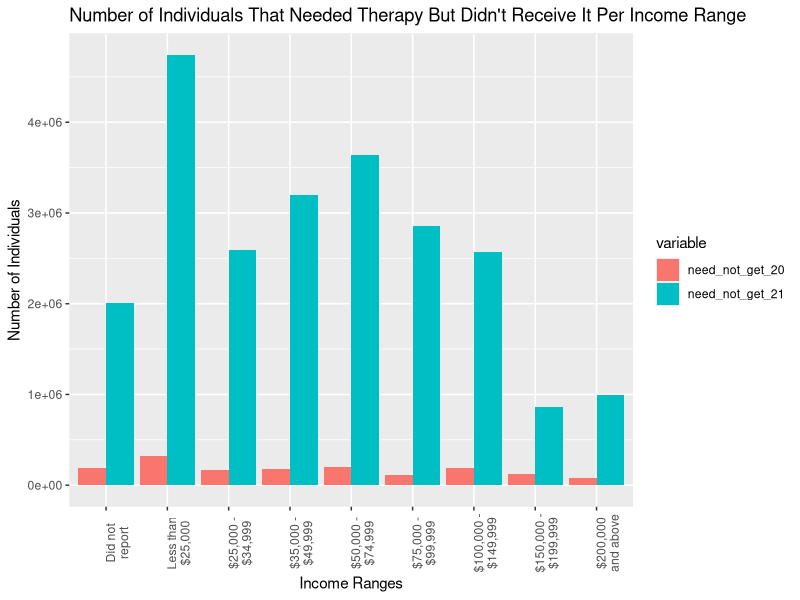
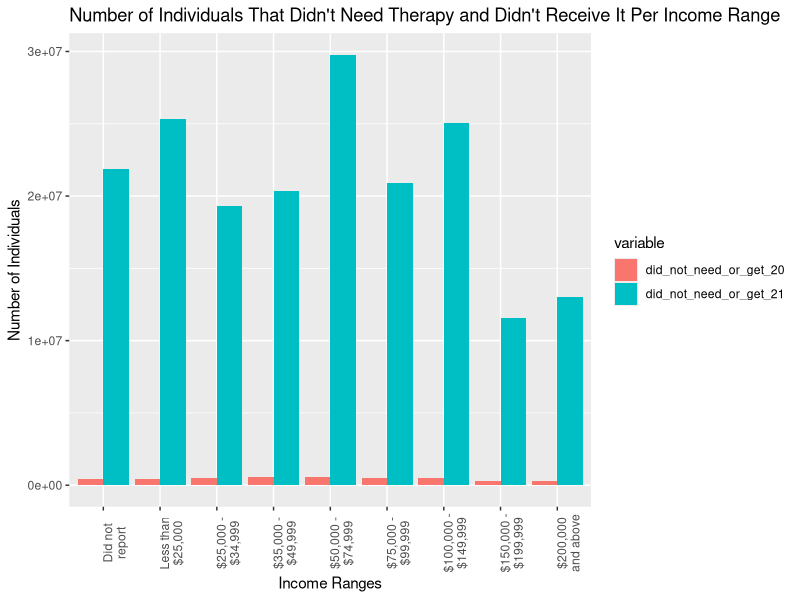
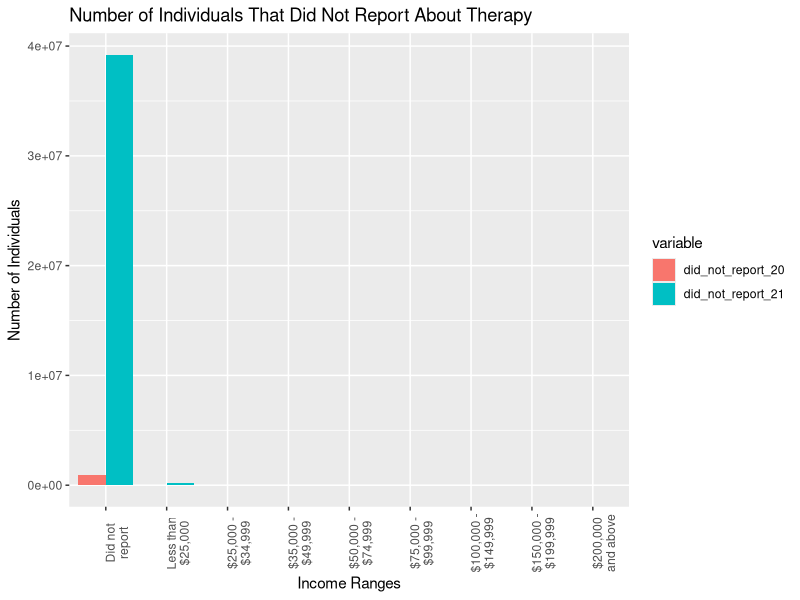
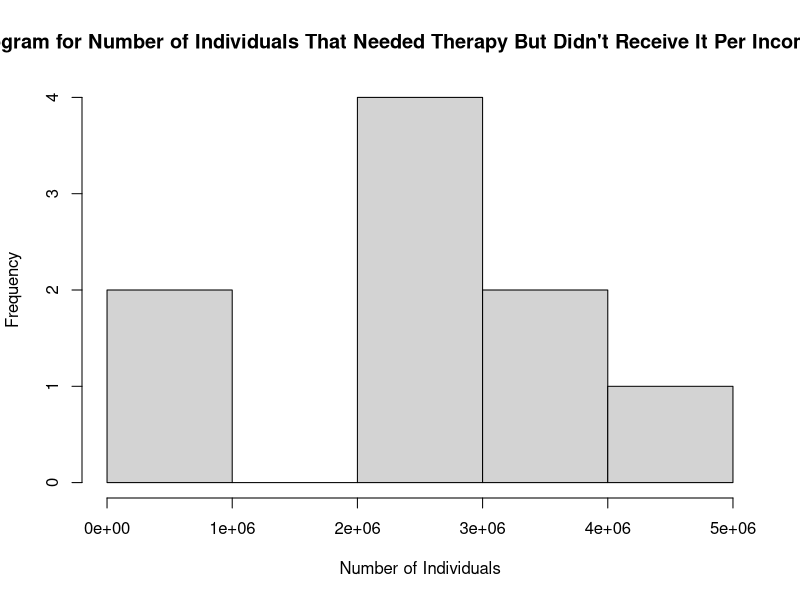
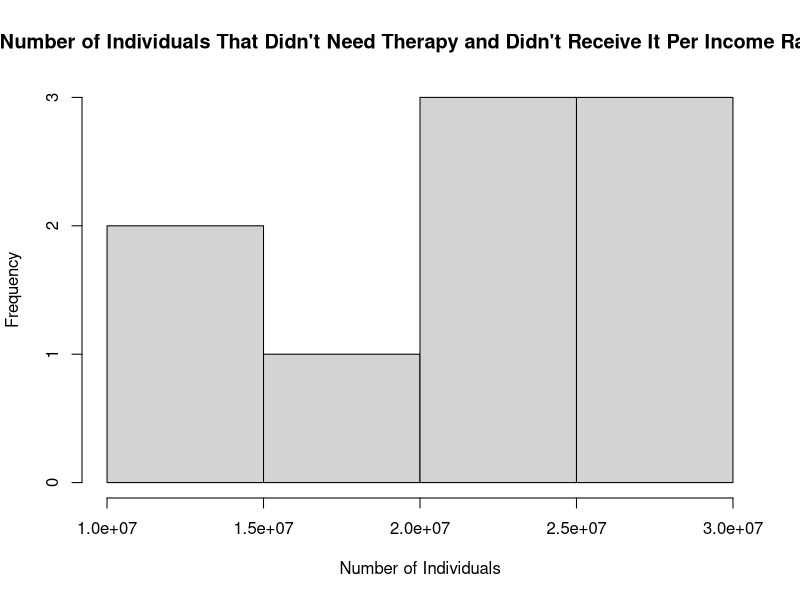
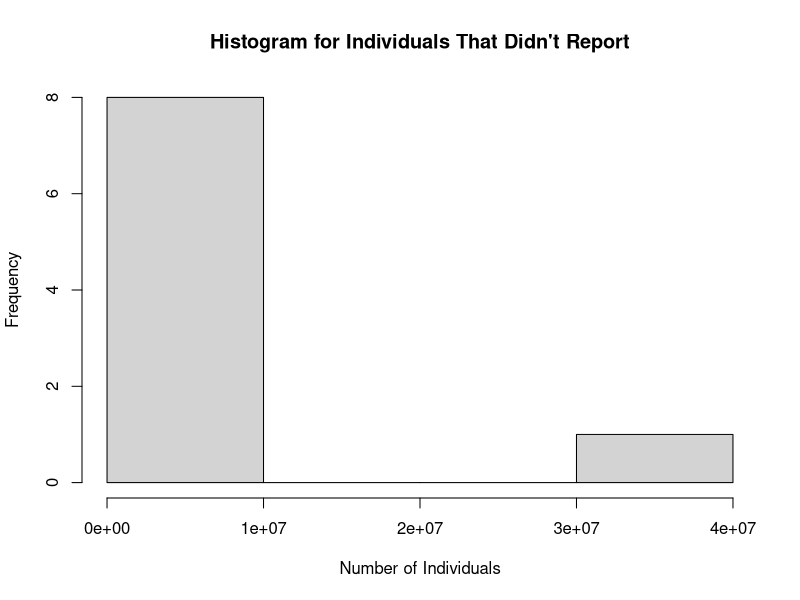
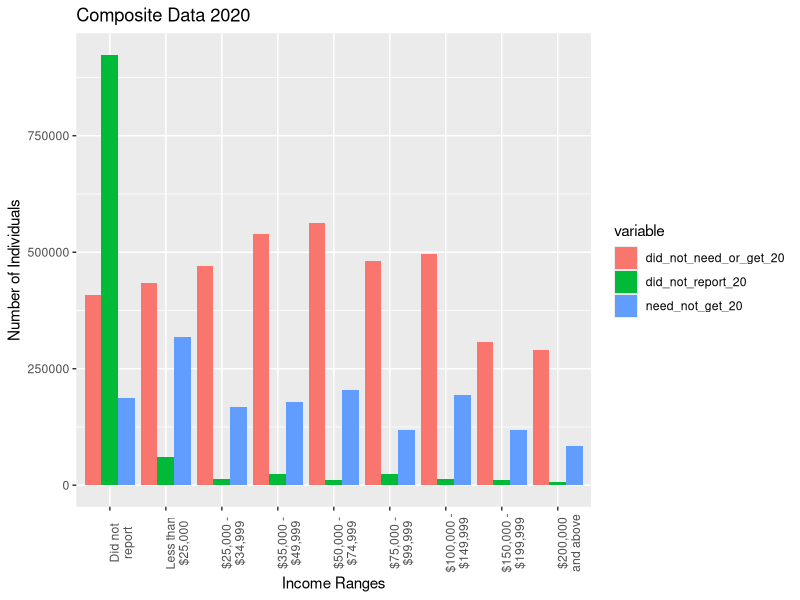
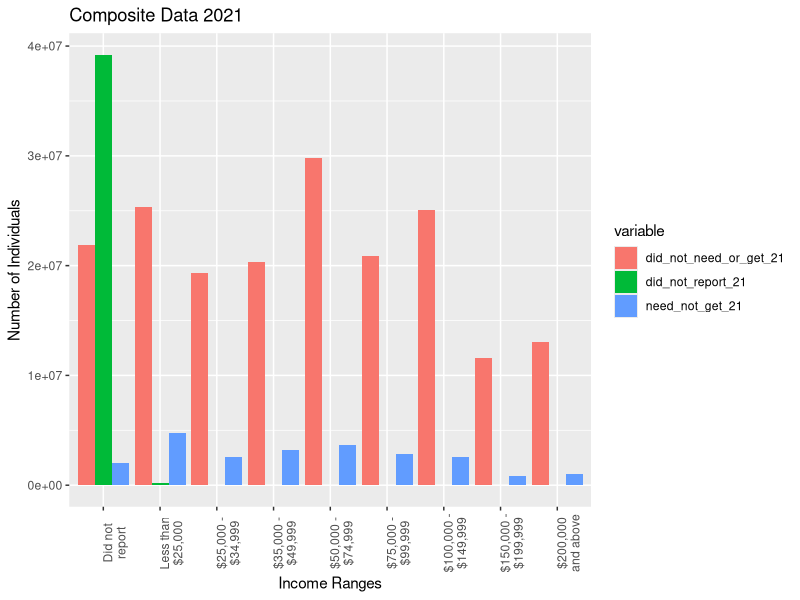

The R source for these figures, in order:
## ---- chunk 1
#reading raw data from CDC Pulse Survey for Mental Health during COVID (2 weeks in Dec 2020 and 2021)
twenty_data <- read.csv("health4_se_week21_dec9to21_2020.xlsx - US.csv")
twentyone_data <- read.csv("health4_week40_dec1to13_2021.xlsx - US.csv")

twenty_data
twentyone_data

#this data is not tidy, so we are extracting data columns/rows of interest and cleaning it up below
## ---- chunk 2
#removing unnecessary data rows from dataset and isolating just the income data

income_mental_health_2020 <- twenty_data[-c(1:54, 64:74), ]
income_mental_health_2021 <- twentyone_data[-c(1:73, 83:129), ]

income_mental_health_2020
income_mental_health_2021
## ---- chunk 3
#removing unnecessary data columns from dataset and isolating just the income data

total_income_mental_health_2020 <- subset(income_mental_health_2020, select = -c(X:X.3, X.7:X.9))
total_income_mental_health_2021 <- subset(income_mental_health_2021, select = -c(X:X.3, X.7:X.9))

total_income_mental_health_2020
total_income_mental_health_2021

#renaming columns and merging datasets

names(total_income_mental_health_2020)[names(total_income_mental_health_2020) == 'Standard.Error.Health.Table.4..Mental.Health.Activities.in.the.Last.4.Weeks..by.Select.Characteristics..United.States'] <- 'income'

names(total_income_mental_health_2020)

names(total_income_mental_health_2021)[names(total_income_mental_health_2021) == 'Health.Table.4..Mental.Health.Activities.in.the.Last.4.Weeks..by.Select.Characteristics..United.States'] <- 'income'

names(total_income_mental_health_2021)

merged_data <- merge(total_income_mental_health_2020,total_income_mental_health_2021, by= "income")
merged_data

#renaming columns for clarity

names(merged_data)[names(merged_data) == 'X.4.x'] <- 'Need Counseling Not Get 20'
names(merged_data)[names(merged_data) == 'X.5.x'] <- 'Did Not Need Not Get 20'
names(merged_data)[names(merged_data) == 'X.6.x'] <- 'Did Not Report 20'

names(total_income_mental_health_2020)

names(merged_data)[names(merged_data) == 'X.4.y'] <- 'Need Counseling Not Get 21'
names(merged_data)[names(merged_data) == 'X.5.y'] <- 'Did Not Need Not Get 21'
names (merged_data)[names(merged_data) == 'X.6.y'] <- 'Did Not Report 21'

names(merged_data)

merged_data

## ---- chunk 4
#loading additional libraries
library(ggplot2)
library(tidyverse)
library(forcats)
require(tidyr)

#made a new .csv with correct order of income ranges and associated data rows and read it in
new_data_merged <- read.csv("NEW_DATASET_COVID_MENTALHEALTH2020-2021 - Sheet1.csv")

#adding columns of data that are converted from chr to numeric format to existing dataframe
new_data_merged$need_not_get_20 = as.numeric(gsub('\\$|,', '', new_data_merged$Needed.Counseling.But.Did.Not.Get..2020.))

new_data_merged$need_not_get_21 = as.numeric(gsub('\\$|,', '', new_data_merged$Needed.Counseling.But.Did.Not.Get..2021.))

new_data_merged$did_not_need_or_get_20 = as.numeric(gsub('\\$|,', '', new_data_merged$Did.Not.Need.Counseling.And.Did.Not.Get..2020.))

new_data_merged$did_not_need_or_get_21 = as.numeric(gsub('\\$|,', '', new_data_merged$Did.Not.Need.Counseling.And.Did.Not.Get..2021.))

new_data_merged$did_not_report_20 = as.numeric(gsub('\\$|,', '', new_data_merged$Did.Not.Report..2020.))

new_data_merged$did_not_report_21 = as.numeric(gsub('\\$|,', '', new_data_merged$Did.Not.Report..2021.))

new_data_merged

#subsetting relevant data from dataframe and assigning it to a new variable
need_couns_not_get <- new_data_merged[c(2,9:10)]
need_couns_not_get

#converting dataframe from wide to long format (tidying data) and organizing data by income
need_couns_not_get.long <- gather(need_couns_not_get, variable,value, -Income)

need_couns_not_get.long

#plot
ggplot(data = need_couns_not_get.long, aes(x = fct_inorder(Income), y = value, fill = variable)) +
  geom_col(position = position_dodge()) +
  scale_x_discrete(labels = function(x) str_wrap(x, width = 10))+
  theme(axis.text.x = element_text(angle = 90))+
  ggtitle("Number of Individuals That Needed Therapy But Didn't Receive It Per Income Range")+
  xlab("Income Ranges") + 
  ylab("Number of Individuals") 

#Below: Mean and St. Dev. values per variable per year across dataset

#Need_not_get for 2020 and 2021

mean(new_data_merged$need_not_get_20)
sd(new_data_merged$need_not_get_20)

mean(new_data_merged$need_not_get_21)
sd(new_data_merged$need_not_get_21)

#Didn't need and didn't get for 2020 and 2021

mean(new_data_merged$did_not_need_or_get_20)
sd(new_data_merged$did_not_need_or_get_20)

mean(new_data_merged$did_not_need_or_get_21)
sd(new_data_merged$did_not_need_or_get_21)

#Didn't report for 2020 and 2021
mean(new_data_merged$did_not_report_20)
sd(new_data_merged$did_not_report_20)

mean(new_data_merged$did_not_report_21)
sd(new_data_merged$did_not_report_21)
## ---- chunk 5
#subsetting relevant data from dataframe and assigning it to a new variable
didnotneed_didnotget <- new_data_merged[c(2, 11: 12)]
didnotneed_didnotget

#converting dataframe from wide to long format (tidying data) and organizing data by income
didnotneed_didnotget.long <- gather(didnotneed_didnotget, variable,value, -Income)

didnotneed_didnotget.long

#plot
ggplot(data = didnotneed_didnotget.long, aes(x = fct_inorder(Income), y = value, fill = variable)) +
  geom_col(position = position_dodge()) +
  scale_x_discrete(limits = c("Did not report","Less than $25,000","$25,000 - $34,999", "$35,000 - $49,999", "$50,000 - $74,999", "$75,000 - $99,999", "$100,000 - $149,999","$150,000 - $199,999","$200,000 and above")) +
  scale_x_discrete(labels = function(x) str_wrap(x, width = 10))+
  theme(axis.text.x = element_text(angle = 90))+
  ggtitle("Number of Individuals That Didn't Need Therapy and Didn't Receive It Per Income Range")+
  xlab("Income Ranges") + 
  ylab("Number of Individuals") 
## ---- chunk 6
#subsetting relevant data from dataframe and assigning it to a new variable
didnotreport <- new_data_merged[c(2, 13:14)]
didnotreport

#converting dataframe from wide to long format (tidying data) and organizing data by income
didnotreport.long <- gather(didnotreport, variable,value, -Income)

didnotreport.long

#plot
ggplot(data = didnotreport.long, aes(x = fct_inorder(Income), y = value, fill = variable)) +
  geom_col(position = position_dodge()) +
  scale_x_discrete(limits = c("Did not report","Less than $25,000","$25,000 - $34,999", "$35,000 - $49,999", "$50,000 - $74,999", "$75,000 - $99,999", "$100,000 - $149,999","$150,000 - $199,999","$200,000 and above")) +
  scale_x_discrete(labels = function(x) str_wrap(x, width = 10))+
  theme(axis.text.x = element_text(angle = 90))+
  ggtitle("Number of Individuals That Did Not Report About Therapy")+
  xlab("Income Ranges") + 
  ylab("Number of Individuals") 
## ---- chunk 7
hist(c(new_data_merged$need_not_get_21), 
       main="Histogram for Number of Individuals That Needed Therapy But Didn't Receive It Per Income Range", 
       xlab="Number of Individuals")

hist(c(new_data_merged$did_not_need_or_get_21), 
       main="Number of Individuals That Didn't Need Therapy and Didn't Receive It Per Income Range", 
       xlab="Number of Individuals")

hist(c(new_data_merged$did_not_report_21), 
       main="Histogram for Individuals That Didn't Report", 
       xlab="Number of Individuals")

## ---- chunk 8
all_data_2020 <- new_data_merged[c(2, 9, 11, 13)]
all_data_2020

all_data_2020.long <- gather(all_data_2020, variable,value, -Income)

all_data_2020.long

ggplot(data = all_data_2020.long, aes(x = fct_inorder(Income), y = value, fill = variable)) +
  geom_col(position = position_dodge()) +
  scale_x_discrete(limits = c("Did not report","Less than $25,000","$25,000 - $34,999", "$35,000 - $49,999", "$50,000 - $74,999", "$75,000 - $99,999", "$100,000 - $149,999","$150,000 - $199,999","$200,000 and above")) +
  scale_x_discrete(labels = function(x) str_wrap(x, width = 10))+
  theme(axis.text.x = element_text(angle = 90))+
  ggtitle("Composite Data 2020")+
  xlab("Income Ranges") + 
  ylab("Number of Individuals") 
## ---- chunk 9
all_data_2021 <- new_data_merged[c(2, 10, 12, 14)]
all_data_2021

all_data_2021.long <- gather(all_data_2021, variable,value, -Income)

all_data_2021.long

ggplot(data = all_data_2021.long, aes(x = fct_inorder(Income), y = value, fill = variable)) +
  geom_col(position = position_dodge()) +
  scale_x_discrete(limits = c("Did not report","Less than $25,000","$25,000 - $34,999", "$35,000 - $49,999", "$50,000 - $74,999", "$75,000 - $99,999", "$100,000 - $149,999","$150,000 - $199,999","$200,000 and above")) +
  scale_x_discrete(labels = function(x) str_wrap(x, width = 10))+
  theme(axis.text.x = element_text(angle = 90))+
  ggtitle("Composite Data 2021")+
  xlab("Income Ranges") + 
  ylab("Number of Individuals") 
